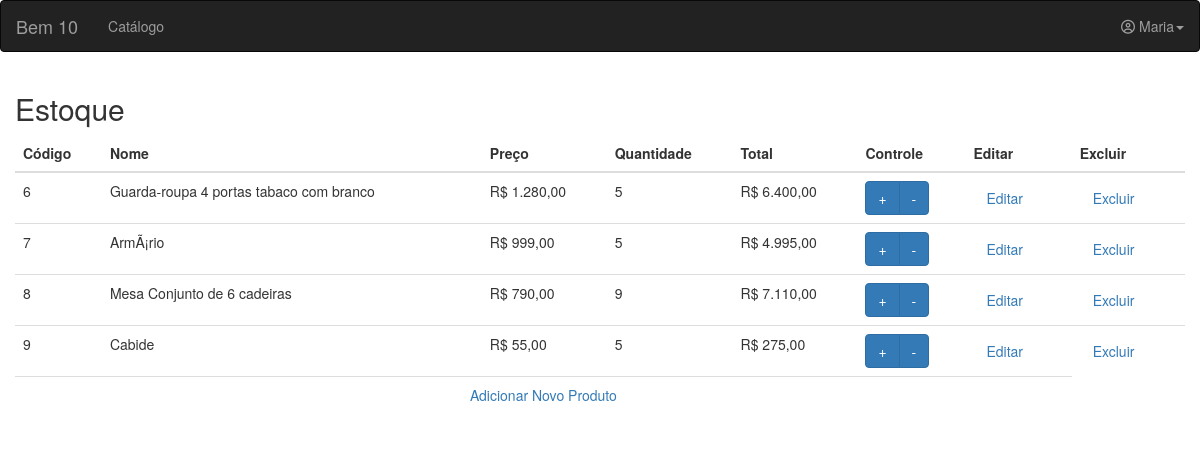
The page /pag_estoque.php (signed in) on the database as committed earlier.
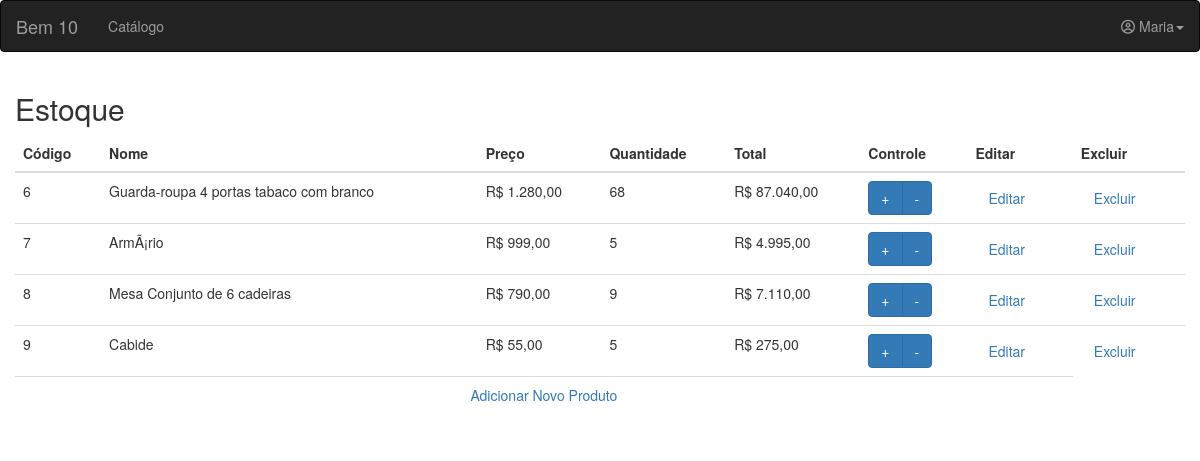
The same page on the database as committed later.
### tables this page shows
CREATE TABLE `moveis` (
  `id` int(11) NOT NULL,
  `nome` varchar(50) NOT NULL,
  `preco` double NOT NULL,
  `qtd` int(11) NOT NULL
);

### php/Movel.php (called while the page is built, shortened)
<?php
function listar(){
	$con = startConnection();
	$stmt = $con->prepare("SELECT * FROM moveis");
	$stmt->execute();
	while($row = $stmt->fetch()){
		$moveis[] = $row;
	}
	return $moveis;
}
?>

### pag_estoque.php (the view, shortened to what this page needs)
<?php require 'templates/header.php'; ?>
<?php require 'templates/navbar.php'; ?>
<div class="container-fluid">
	<h2>Estoque</h2>
	<table class="table">
		<thead>
			<tr>
				<th>Código</th>
				<th>Nome</th>
				<th>Preço</th>
				<th>Quantidade</th>
				<th>Total</th>
				<th>Controle</th>
				<th>Editar</th>
				<th>Excluir</th>
			</tr>
		</thead>
		<tbody>
			<?php
				require 'php/Movel.php';
				@$moveis = listar();
				foreach($moveis as $values){
					$preco = number_format($values['preco'],2,',','.');
					$total = $values['preco'] * $values['qtd'];
					$total = number_format($total, 2, ',', '.');
			?>
			<tr <?php echo($values['qtd'] < 5) ? "class='danger'" : "";?>>
				<td><?= $values['id']?></td>
				<td><?= $values['nome']?></td>
				<td><?= "R$ ".$preco?></td>
				<td><?= $values['qtd']?></td>
				<td><?= "R$ ".$total?></td>
				<th>
					<div class="btn-group">
						<button class="btn btn-primary" data-toggle="modal" data-target="#myModalControle" name="idProduto" onclick="aumentarQuant(<?= $values['id']?>, <?= $values['qtd'] ?>);">+</button>
						<button class="btn btn-primary" data-toggle="modal" data-target="#myModalControle" name="idProduto" onclick="diminuirQuant(<?= $values['id']?>, <?= $values['qtd'] ?>);">-</button>
					</div>
				</th>
				<td>
					<?php echo "<button class='btn btn-link' data-target='#myModalEditar' data-toggle='modal' onclick=\"setDadosMovel({$values['id']}, {$values['preco']}, '{$values['nome']}');\">Editar</button>"; ?>
				<td>
					<form action="php/Funcoes.php" method="POST">
						<button class="btn btn-link" onclick="return confirm('Você realmente eseja excluir esse produto? ');">Excluir</button>
					</form>
				</td>
			</tr>
			<?php } ?>
		</tbody>
		<tfoot>
			<tr align="center">
				<td colspan="7" align="center"><a href="#" data-toggle="modal" data-target="#myModal">Adicionar Novo Produto</a></td>
			</tr>
		</tfoot>
	</table>
</div>
<?php require 'templates/footer.php' ?>

Rows that differ between the two databases and show on the page:
changed moveis "Guarda-roupa 4 portas tabaco com branco": qtd "5" → "68"; total "6.400,00" → "87.040,00"
